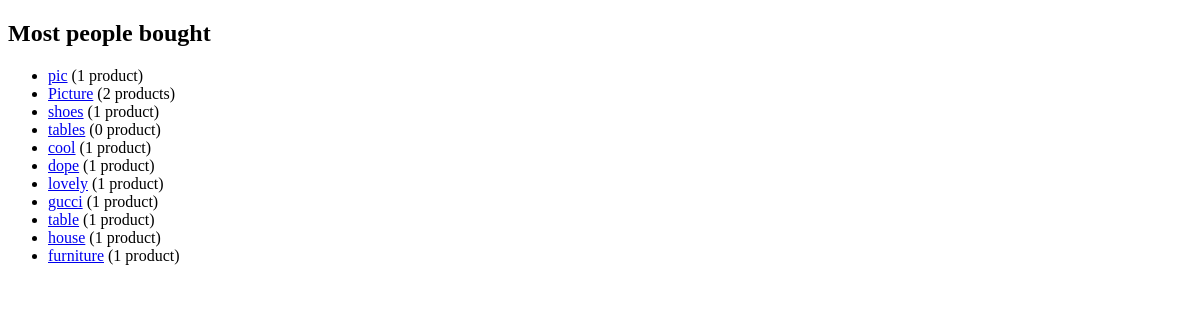
Page /tags/ on the earlier database version.
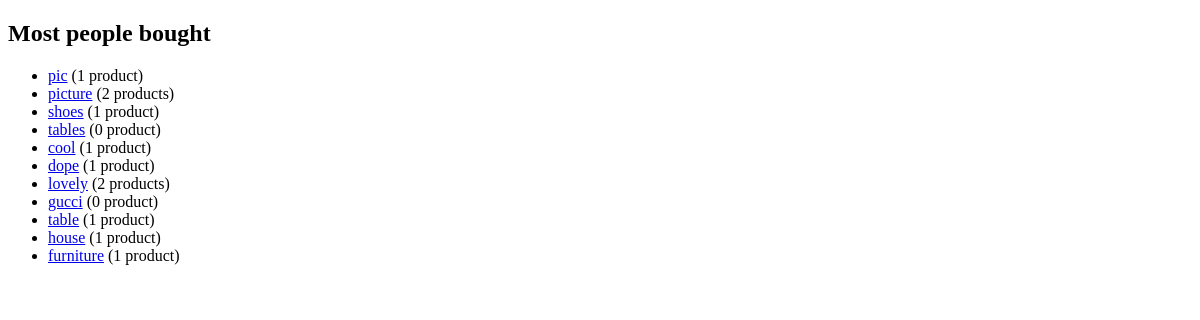
Same page on the later database version.
### tags/models.py (models this page shows, shortened)
class Tag(models.Model):
	title = models.CharField(max_length=120, unique=True)
	slug = models.SlugField(unique=True)
	products = models.ManyToManyField(Product, blank=True)
	active = models.BooleanField(default=True)
	objects = TagManager()
	def get_absolute_url(self):
		view_name = "tags:detail"
		return reverse(view_name, kwargs={"slug": self.slug})

### tags/views.py (the view)
class TagListView(ListView):
	model = Tag
	def get_queryset(self):
		return Tag.objects.all()

### tags/models.py (called while the page is built)
	def active(self):
		return self.filter(active=True)

	def get_queryset(self):
		return TagQuerySet(self.model, using=self._db)

	def all(self, *args, **kwargs):
		return super(TagManager, self).all(*args, **kwargs).active()

### tags/templates/tags/tag_list.html
{% extends "base.html" %}
{% block content %}
<h2>Most people bought</h2>
<ul>
    {% for item in object_list %}
        <li><a href="{{ item.get_absolute_url }}">{{ item.title }}</a> ({{ item.products.count }} product{% if item.products.count > 1 %}s{% endif %})</li>
    {% empty %}
    	<li>No Tags yet</li>
    {% endfor %}
</ul>
{% endblock %}

Differences in the rows shown:
changed Tag id 2: title "Picture" → "picture"
shown differently, row unchanged: Tag "lovely": products.count "1" → "2"; now shows "s"
computed for Tag "gucci": products.count "1" → "0"
